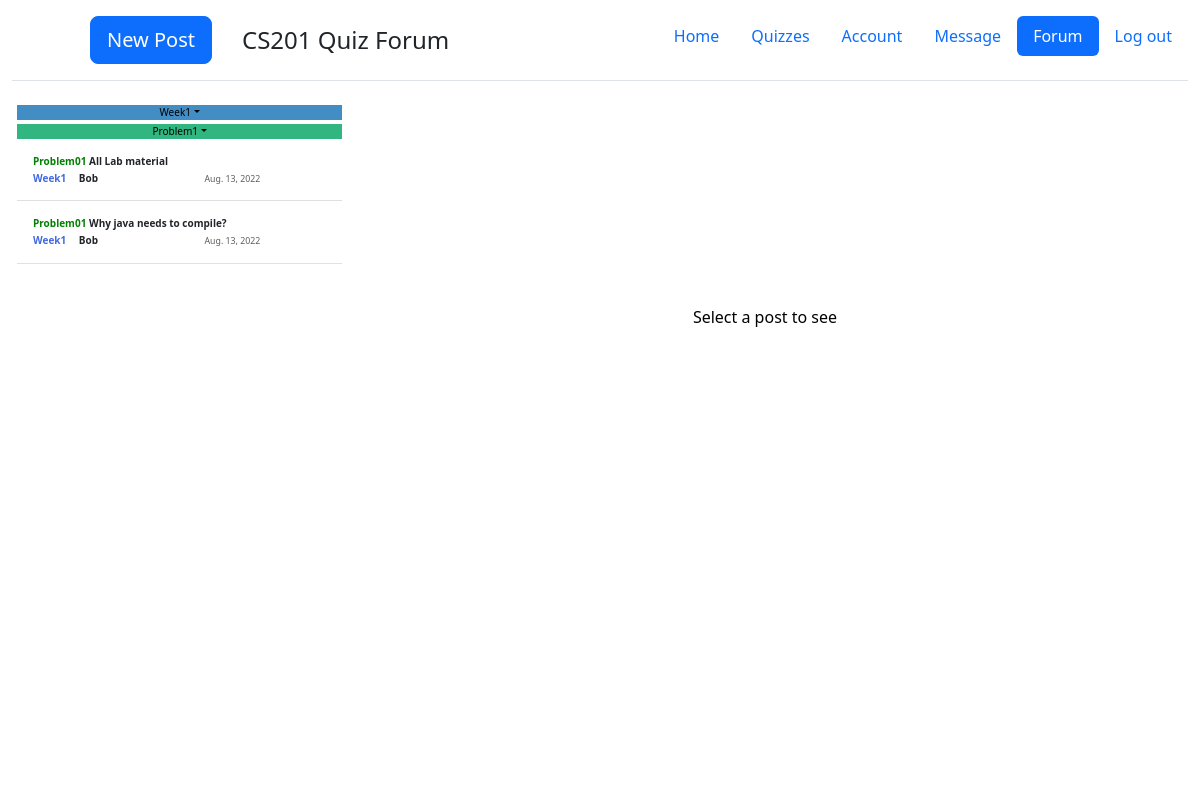
/cs201/forum101 (signed in), run on an earlier commit of the app's database.
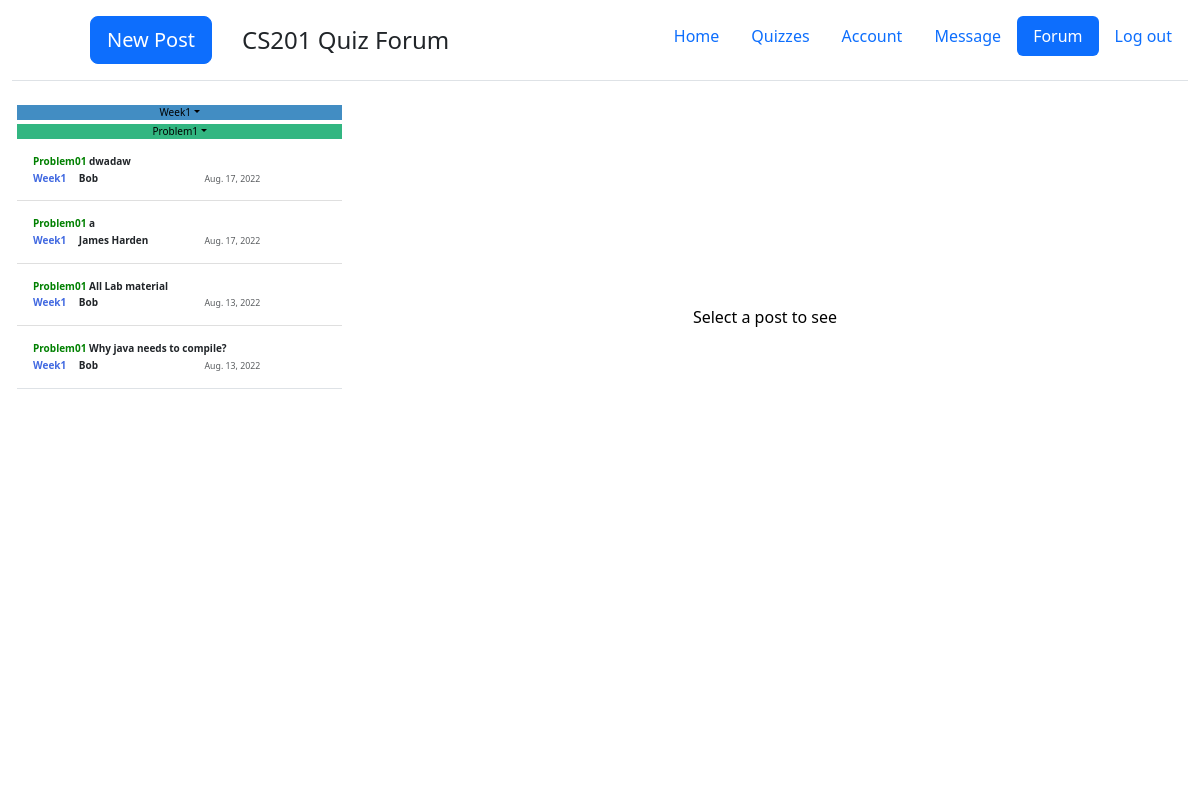
And on a later commit of the database.
### forum/models.py (models this page shows, shortened)
class Post(models.Model):
    text=models.TextField()
    author_name= models.CharField(max_length=50)
    author_netid = models.CharField(max_length=8)
    pub_date = models.DateTimeField(default=datetime.datetime.strptime('2022-7-26 6:00','%Y-%m-%d %H:%M').astimezone(datetime.timezone(datetime.timedelta(hours=0))))
    title = models.CharField(max_length=100)
    level = models.IntegerField(default=0) # Asynchorons or Shown to everyone
    question_id = models.IntegerField(default=0) #
    category = models.IntegerField(default=0) # This is the week id

### forum/views.py (the view)
# urls.py: path('<str:filt>', views.forum,name='forum'),
def forum(request,filt):
    context={}
    student = Student.objects.get(student_netid=request.user.username)
    post_seen = list(map(int,list(filter(lambda x:x!='',student.forum_seen.split(',')))))
    comment_seen = list(map(int,(list(filter(lambda x: x!="", student.comment_seen.split(','))))))
    post_star = list(map(int,(list(filter(lambda x: x!="", student.forum_star.split(','))))))
    if filt == 'All':
        context['post']=Post.objects.all().order_by('-pub_date')
    elif filt =='Star':
        post = [Post.objects.get(id=star_id) for star_id in post_star]
        context['post']= post
    elif filt[0:2]=='We':
        week = int(filt[4:])
        context['post'] = Post.objects.filter(question_id__gte=week*100 ,question_id__lte=(week+1)*100).order_by('-pub_date')
        context['first']=filt
        context['problem'] = Questiondict.objects.filter(question_id__gte=week*100 ,question_id__lte=(week+1)*100).order_by('question_id')
    else :
        question_id = int(filt)
        week = int(filt[0:1])
        context['post'] = Post.objects.filter(question_id=question_id).order_by('-pub_date')
        context['problem']=Questiondict.objects.filter(question_id__gte=100*week,question_id__lte=100*(week+1)).order_by('question_id')
        context['first']="Week"+str(week)
    context['post_star']=post_star
    context['post_seen']=post_seen
    context['filt']=filt
    context['comment_seen']= [Comment.objects.get(id=comment_id).post_id for comment_id in comment_seen]
    return render(request, 'forum/forum.html',context)

### quiz/templatetags/my_tags.py (called while the page is built, shortened)
@register.filter
def date(date):
    return date.date()

@register.filter
def show_category(level):
    if level==0:
        return 'Week1'

@register.filter
def show_question(question_id):
    s = str(question_id)[1:]
    return 'Problem'+s

@register.filter
def title1(name):
    if name[0:2]!='We' and name[0:2]!='St' and name[0:2]!='Al':
        return 'Week' + str(name[0:1])
    return name

@register.filter
def title2(name):
    if name[0:2]=='We':
        return 'All'
    return 'Problem' + str(int(name[1:]))

### forum/templates/forum/forum.html (shortened to what this page needs)
<!doctype html>
<html lang="en" class="h-100">
  <head>
{% load static %}
{% load my_tags%}
<link rel = "stylesheet" type ="text/css" href = "{% static 'quiz/bootstrap/css/bootstrap.min.css' %}">
<link rel = "stylesheet" type ="text/css" href = "{% static 'forum/sidebars.css' %}">
  </head>
  <body class="d-flex h-100 text-center text-black bg-white">
    <div class="container-fluid d-flex w-100 h-100  mx-auto flex-column" style='width:1800px'>
      <header class="d-flex flex-wrap justify-content-center py-3 mb-4 border-bottom">
        <a  class="d-flex align-items-center mb-3 mb-md-0 me-md-auto text-dark text-decoration-none">
          <svg class="bi me-2" width="40" height="32"><use xlink:href="#bootstrap"/></svg>
          <button type="button" class="btn btn-primary btn-lg" style="margin-left:30px" onclick="newpost()">New Post</button>
          <span class="fs-4" style='margin-left:30px'>CS201 Quiz Forum</span>
        </a>
        <ul class="nav nav-pills">
          <li class="nav-item"><a href="{% url 'quiz:userface' %}" class="nav-link " aria-current="page">Home</a></li>
        <li class="nav-item"><a href="{% url 'quiz:assignment'  %}" class="nav-link">Quizzes</a></li>
        <li class="nav-item"><a href="{% url 'quiz:account'  %}" class="nav-link">Account</a></li>
        <li class="nav-item"><a href="{% url 'quiz:message'  %}" class="nav-link">Message</a></li>
        <li class="nav-item"><a href="{% url 'forum:forum' 'All' %}" class="nav-link active">Forum</a></li>
        <li class="nav-item"><a href="#" class="nav-link" onclick="go()">Log out</a></li>
        </ul>
      </header>
    <main class="d-flex ">
              <div class="d-flex flex-column align-items-stretch flex-shrink-0 bg-white" style="width: 325px;font-size:10px;margin-left:5px;" id ='sidebar'>
                    <div class='row'>
                          <div class='col-md-12'>
                            <a class="nav-link dropdown-toggle " href="#" id="dropdown01" data-bs-toggle="dropdown" aria-expanded="false" style="background:rgb(66, 141, 195)">{{filt|title1}}</a>
                          </div>
                          {% if problem %}
                          <div class='col-md-12'>
                            <a class="nav-link dropdown-toggle " href="#" id="dropdown01" data-bs-toggle="dropdown" aria-expanded="false" style="background:rgb(50, 182, 129);margin-top:4px">{{filt|title2}}</a>
                          </div>
                          {% endif %}
                    </div>
                <div class="list-group list-group-flush border-bottom scrollarea" style="overflow:auto;white-space:nowrap" id='siding'>
                  {% for c in post %}
                  <button  class="list-group-item list-group-item-action py-3 lh-sm  " id="{{c.id}}" aria-current="true" onclick='another({{c.id}})'>
                    <div class="d-flex w-100 align-items-center justify-content-between">
                      <strong class="mb-1" style="overflow: hidden;text-overflow: ellipsis;word-break:keep-all;white-space:nowrap;display:block;">
                        <strong style='color:green'>{{c.question_id|show_question}}</strong> {{c.title}}</strong>
                    </div>
                                      <div class='row'>
                                        <div class="col-md-6 " style="overflow: hidden;text-overflow: ellipsis;word-break:keep-all;white-space:nowrap;display:block;text-align:left">
                                          <a style='color:red' name='category'><strong>{{c.category|show_category}}</strong></a>
                                          {% if c.level == 0 %}
                                            <strong style='margin-left:10px' name='colorauthor'>{{c.author_name}}</strong>
                                          {% else %}
                                            <strong style='margin-left:10px' name='colorauthor'>Anonymous</strong>
                                          {% endif %}
                                        </div>
                                          <div class ='col-md-4' style=''>
                                            <small class="text-muted" style=''>{{c.pub_date|date}}</small>
                                          </div>
                                            <div class='col-md-2 ' style='font-size:1px'>
                                            </div>
                                      </div>
                    </button>
                  {%endfor%}
                </div>
              </div>
        <div class="d-flex flex-column align-items-stretch flex-shrink-0 bg-white" style='background-color:purple;margin:0 auto;width:800px;margin-top:200px'>
          Select a post to see
        </div>
    </main>
</div>
  </body>
</html>

### forum/static/forum/sidebars.css (style rules this page uses)
body { min-height: 100vh; min-height: -webkit-fill-available; }
html { height: -webkit-fill-available; }
main { height: 100vh; height: -webkit-fill-available; max-height: 100vh; overflow-x: auto; overflow-y: hidden; }
.dropdown-toggle { outline: 0; }
.scrollarea { overflow-y: auto; }

What changed in the data, as far as the page shows it:
added Post: question_id|show_question "Problem01", title "dwadaw", category|show_category "Week1", author_name "Bob", pub_date "Aug. 17, 2022"
added Post: question_id|show_question "Problem01", title "a", category|show_category "Week1", author_name "James Harden", pub_date "Aug. 17, 2022"
